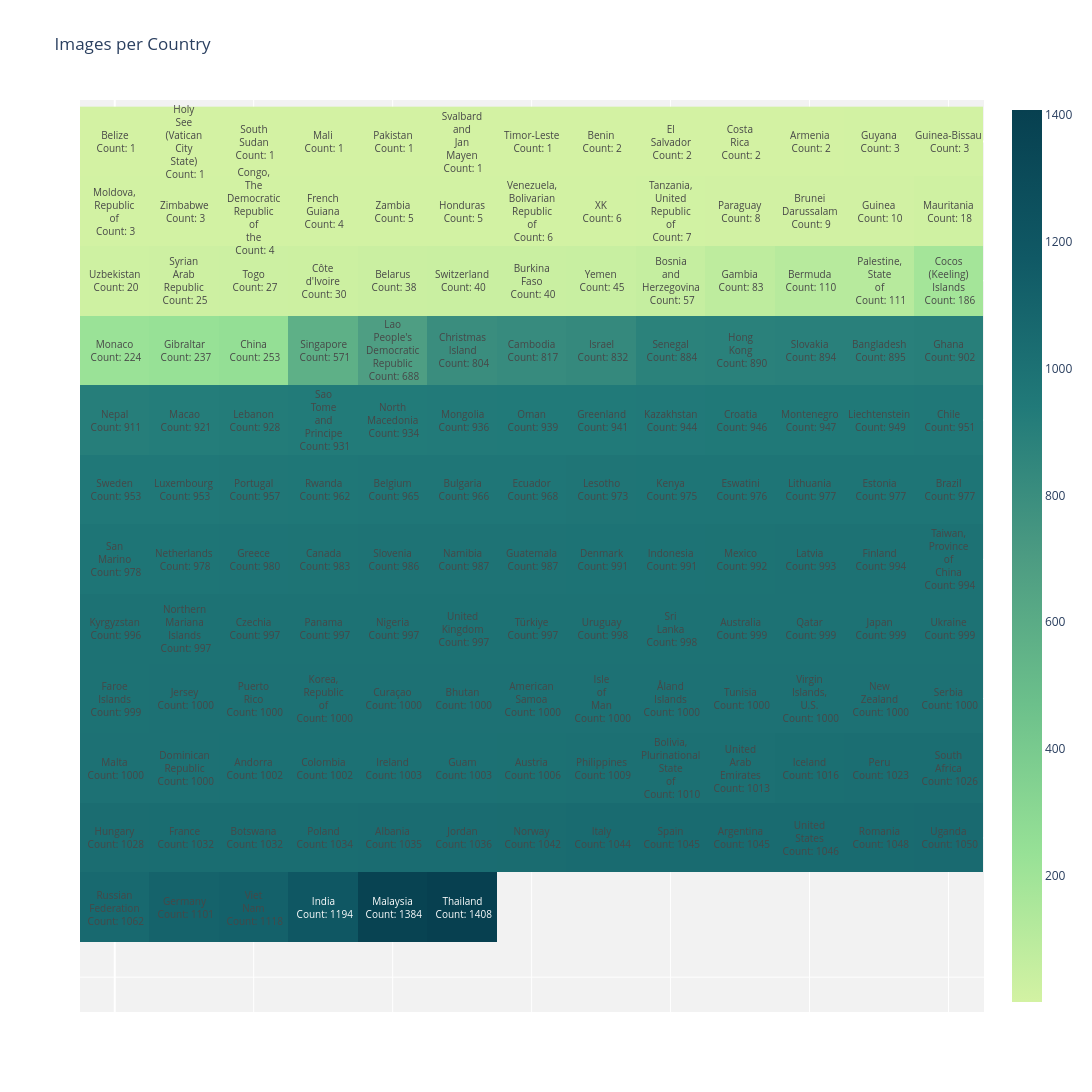

This figure's notebook cell:
### Code cell
plot_heatmap(df_data_distribution.sort_values(by='frequency', ascending=True), "Images per Country", color_threshold=0.98)

### Figure 1 — Plotly figure (JSON) as saved in the notebook; plotly's stock layout.template omitted (floating-point values rounded to 4 significant figures; data arrays with more than 128 entries replaced by an {"elided": "..."} marker saying what was removed)
{"data": [{"colorscale": [[0, "rgb(211, 242, 163)"], [0.1667, "rgb(151, 225, 150)"], [0.3333, "rgb(108, 192, 139)"], [0.5, "rgb(76, 155, 130)"], [0.6667, "rgb(33, 122, 121)"], [0.8333, "rgb(16, 89, 101)"], [1, "rgb(7, 64, 80)"]], "dx": 1, "dy": 1, "hoverinfo": "text", "text": {"elided": "169 str values"}, "type": "heatmap", "x0": 0, "y0": 0, "z": {"elided": "13x13 int values"}}], "layout": {"annotations": [{"font": {"color": "#474747", "size": 10}, "showarrow": false, "text": "Belize<br> Count: 1", "x": 0, "y": 0}, {"font": {"color": "#474747", "size": 10}, "showarrow": false, "text": "Holy<br>See<br>(Vatican<br>City<br>State)<br> Count: 1", "x": 1, "y": 0}, {"font": {"color": "#474747", "size": 10}, "showarrow": false, "text": "South<br>Sudan<br> Count: 1", "x": 2, "y": 0}, {"font": {"color": "#474747", "size": 10}, "showarrow": false, "text": "Mali<br> Count: 1", "x": 3, "y": 0}, {"font": {"color": "#474747", "size": 10}, "showarrow": false, "text": "Pakistan<br> Count: 1", "x": 4, "y": 0}, {"font": {"color": "#474747", "size": 10}, "showarrow": false, "text": "Svalbard<br>and<br>Jan<br>Mayen<br> Count: 1", "x": 5, "y": 0}, {"font": {"color": "#474747", "size": 10}, "showarrow": false, "text": "Timor-Leste<br> Count: 1", "x": 6, "y": 0}, {"font": {"color": "#474747", "size": 10}, "showarrow": false, "text": "Benin<br> Count: 2", "x": 7, "y": 0}, {"font": {"color": "#474747", "size": 10}, "showarrow": false, "text": "El<br>Salvador<br> Count: 2", "x": 8, "y": 0}, {"font": {"color": "#474747", "size": 10}, "showarrow": false, "text": "Costa<br>Rica<br> Count: 2", "x": 9, "y": 0}, {"font": {"color": "#474747", "size": 10}, "showarrow": false, "text": "Armenia<br> Count: 2", "x": 10, "y": 0}, {"font": {"color": "#474747", "size": 10}, "showarrow": false, "text": "Guyana<br> Count: 3", "x": 11, "y": 0}, {"font": {"color": "#474747", "size": 10}, "showarrow": false, "text": "Guinea-Bissau<br> Count: 3", "x": 12, "y": 0}, {"font": {"color": "#474747", "size": 10}, "showarrow": false, "text": "Moldova,<br>Republic<br>of<br> Count: 3", "x": 0, "y": 1}, {"font": {"color": "#474747", "size": 10}, "showarrow": false, "text": "Zimbabwe<br> Count: 3", "x": 1, "y": 1}, {"font": {"color": "#474747", "size": 10}, "showarrow": false, "text": "Congo,<br>The<br>Democratic<br>Republic<br>of<br>the<br> Count: 4", "x": 2, "y": 1}, {"font": {"color": "#474747", "size": 10}, "showarrow": false, "text": "French<br>Guiana<br> Count: 4", "x": 3, "y": 1}, {"font": {"color": "#474747", "size": 10}, "showarrow": false, "text": "Zambia<br> Count: 5", "x": 4, "y": 1}, {"font": {"color": "#474747", "size": 10}, "showarrow": false, "text": "Honduras<br> Count: 5", "x": 5, "y": 1}, {"font": {"color": "#474747", "size": 10}, "showarrow": false, "text": "Venezuela,<br>Bolivarian<br>Republic<br>of<br> Count: 6", "x": 6, "y": 1}, {"font": {"color": "#474747", "size": 10}, "showarrow": false, "text": "XK<br> Count: 6", "x": 7, "y": 1}, {"font": {"color": "#474747", "size": 10}, "showarrow": false, "text": "Tanzania,<br>United<br>Republic<br>of<br> Count: 7", "x": 8, "y": 1}, {"font": {"color": "#474747", "size": 10}, "showarrow": false, "text": "Paraguay<br> Count: 8", "x": 9, "y": 1}, {"font": {"color": "#474747", "size": 10}, "showarrow": false, "text": "Brunei<br>Darussalam<br> Count: 9", "x": 10, "y": 1}, {"font": {"color": "#474747", "size": 10}, "showarrow": false, "text": "Guinea<br> Count: 10", "x": 11, "y": 1}, {"font": {"color": "#474747", "size": 10}, "showarrow": false, "text": "Mauritania<br> Count: 18", "x": 12, "y": 1}, {"font": {"color": "#474747", "size": 10}, "showarrow": false, "text": "Uzbekistan<br> Count: 20", "x": 0, "y": 2}, {"font": {"color": "#474747", "size": 10}, "showarrow": false, "text": "Syrian<br>Arab<br>Republic<br> Count: 25", "x": 1, "y": 2}, {"font": {"color": "#474747", "size": 10}, "showarrow": false, "text": "Togo<br> Count: 27", "x": 2, "y": 2}, {"font": {"color": "#474747", "size": 10}, "showarrow": false, "text": "Côte<br>d'Ivoire<br> Count: 30", "x": 3, "y": 2}, {"font": {"color": "#474747", "size": 10}, "showarrow": false, "text": "Belarus<br> Count: 38", "x": 4, "y": 2}, {"font": {"color": "#474747", "size": 10}, "showarrow": false, "text": "Switzerland<br> Count: 40", "x": 5, "y": 2}, {"font": {"color": "#474747", "size": 10}, "showarrow": false, "text": "Burkina<br>Faso<br> Count: 40", "x": 6, "y": 2}, {"font": {"color": "#474747", "size": 10}, "showarrow": false, "text": "Yemen<br> Count: 45", "x": 7, "y": 2}, {"font": {"color": "#474747", "size": 10}, "showarrow": false, "text": "Bosnia<br>and<br>Herzegovina<br> Count: 57", "x": 8, "y": 2}, {"font": {"color": "#474747", "size": 10}, "showarrow": false, "text": "Gambia<br> Count: 83", "x": 9, "y": 2}, {"font": {"color": "#474747", "size": 10}, "showarrow": false, "text": "Bermuda<br> Count: 110", "x": 10, "y": 2}, {"font": {"color": "#474747", "size": 10}, "showarrow": false, "text": "Palestine,<br>State<br>of<br> Count: 111", "x": 11, "y": 2}, {"font": {"color": "#474747", "size": 10}, "showarrow": false, "text": "Cocos<br>(Keeling)<br>Islands<br> Count: 186", "x": 12, "y": 2}, {"font": {"color": "#474747", "size": 10}, "showarrow": false, "text": "Monaco<br> Count: 224", "x": 0, "y": 3}, {"font": {"color": "#474747", "size": 10}, "showarrow": false, "text": "Gibraltar<br> Count: 237", "x": 1, "y": 3}, {"font": {"color": "#474747", "size": 10}, "showarrow": false, "text": "China<br> Count: 253", "x": 2, "y": 3}, {"font": {"color": "#474747", "size": 10}, "showarrow": false, "text": "Singapore<br> Count: 571", "x": 3, "y": 3}, {"font": {"color": "#474747", "size": 10}, "showarrow": false, "text": "Lao<br>People's<br>Democratic<br>Republic<br> Count: 688", "x": 4, "y": 3}, {"font": {"color": "#474747", "size": 10}, "showarrow": false, "text": "Christmas<br>Island<br> Count: 804", "x": 5, "y": 3}, {"font": {"color": "#474747", "size": 10}, "showarrow": false, "text": "Cambodia<br> Count: 817", "x": 6, "y": 3}, {"font": {"color": "#474747", "size": 10}, "showarrow": false, "text": "Israel<br> Count: 832", "x": 7, "y": 3}, {"font": {"color": "#474747", "size": 10}, "showarrow": false, "text": "Senegal<br> Count: 884", "x": 8, "y": 3}, {"font": {"color": "#474747", "size": 10}, "showarrow": false, "text": "Hong<br>Kong<br> Count: 890", "x": 9, "y": 3}, {"font": {"color": "#474747", "size": 10}, "showarrow": false, "text": "Slovakia<br> Count: 894", "x": 10, "y": 3}, {"font": {"color": "#474747", "size": 10}, "showarrow": false, "text": "Bangladesh<br> Count: 895", "x": 11, "y": 3}, {"font": {"color": "#474747", "size": 10}, "showarrow": false, "text": "Ghana<br> Count: 902", "x": 12, "y": 3}, {"font": {"color": "#474747", "size": 10}, "showarrow": false, "text": "Nepal<br> Count: 911", "x": 0, "y": 4}, {"font": {"color": "#474747", "size": 10}, "showarrow": false, "text": "Macao<br> Count: 921", "x": 1, "y": 4}, {"font": {"color": "#474747", "size": 10}, "showarrow": false, "text": "Lebanon<br> Count: 928", "x": 2, "y": 4}, {"font": {"color": "#474747", "size": 10}, "showarrow": false, "text": "Sao<br>Tome<br>and<br>Principe<br> Count: 931", "x": 3, "y": 4}, {"font": {"color": "#474747", "size": 10}, "showarrow": false, "text": "North<br>Macedonia<br> Count: 934", "x": 4, "y": 4}, {"font": {"color": "#474747", "size": 10}, "showarrow": false, "text": "Mongolia<br> Count: 936", "x": 5, "y": 4}, {"font": {"color": "#474747", "size": 10}, "showarrow": false, "text": "Oman<br> Count: 939", "x": 6, "y": 4}, {"font": {"color": "#474747", "size": 10}, "showarrow": false, "text": "Greenland<br> Count: 941", "x": 7, "y": 4}, {"font": {"color": "#474747", "size": 10}, "showarrow": false, "text": "Kazakhstan<br> Count: 944", "x": 8, "y": 4}, {"font": {"color": "#474747", "size": 10}, "showarrow": false, "text": "Croatia<br> Count: 946", "x": 9, "y": 4}, {"font": {"color": "#474747", "size": 10}, "showarrow": false, "text": "Montenegro<br> Count: 947", "x": 10, "y": 4}, {"font": {"color": "#474747", "size": 10}, "showarrow": false, "text": "Liechtenstein<br> Count: 949", "x": 11, "y": 4}, {"font": {"color": "#474747", "size": 10}, "showarrow": false, "text": "Chile<br> Count: 951", "x": 12, "y": 4}, {"font": {"color": "#474747", "size": 10}, "showarrow": false, "text": "Sweden<br> Count: 953", "x": 0, "y": 5}, {"font": {"color": "#474747", "size": 10}, "showarrow": false, "text": "Luxembourg<br> Count: 953", "x": 1, "y": 5}, {"font": {"color": "#474747", "size": 10}, "showarrow": false, "text": "Portugal<br> Count: 957", "x": 2, "y": 5}, {"font": {"color": "#474747", "size": 10}, "showarrow": false, "text": "Rwanda<br> Count: 962", "x": 3, "y": 5}, {"font": {"color": "#474747", "size": 10}, "showarrow": false, "text": "Belgium<br> Count: 965", "x": 4, "y": 5}, {"font": {"color": "#474747", "size": 10}, "showarrow": false, "text": "Bulgaria<br> Count: 966", "x": 5, "y": 5}, {"font": {"color": "#474747", "size": 10}, "showarrow": false, "text": "Ecuador<br> Count: 968", "x": 6, "y": 5}, {"font": {"color": "#474747", "size": 10}, "showarrow": false, "text": "Lesotho<br> Count: 973", "x": 7, "y": 5}, {"font": {"color": "#474747", "size": 10}, "showarrow": false, "text": "Kenya<br> Count: 975", "x": 8, "y": 5}, {"font": {"color": "#474747", "size": 10}, "showarrow": false, "text": "Eswatini<br> Count: 976", "x": 9, "y": 5}, {"font": {"color": "#474747", "size": 10}, "showarrow": false, "text": "Lithuania<br> Count: 977", "x": 10, "y": 5}, {"font": {"color": "#474747", "size": 10}, "showarrow": false, "text": "Estonia<br> Count: 977", "x": 11, "y": 5}, {"font": {"color": "#474747", "size": 10}, "showarrow": false, "text": "Brazil<br> Count: 977", "x": 12, "y": 5}, {"font": {"color": "#474747", "size": 10}, "showarrow": false, "text": "San<br>Marino<br> Count: 978", "x": 0, "y": 6}, {"font": {"color": "#474747", "size": 10}, "showarrow": false, "text": "Netherlands<br> Count: 978", "x": 1, "y": 6}, {"font": {"color": "#474747", "size": 10}, "showarrow": false, "text": "Greece<br> Count: 980", "x": 2, "y": 6}, {"font": {"color": "#474747", "size": 10}, "showarrow": false, "text": "Canada<br> Count: 983", "x": 3, "y": 6}, {"font": {"color": "#474747", "size": 10}, "showarrow": false, "text": "Slovenia<br> Count: 986", "x": 4, "y": 6}, {"font": {"color": "#474747", "size": 10}, "showarrow": false, "text": "Namibia<br> Count: 987", "x": 5, "y": 6}, {"font": {"color": "#474747", "size": 10}, "showarrow": false, "text": "Guatemala<br> Count: 987", "x": 6, "y": 6}, {"font": {"color": "#474747", "size": 10}, "showarrow": false, "text": "Denmark<br> Count: 991", "x": 7, "y": 6}, {"font": {"color": "#474747", "size": 10}, "showarrow": false, "text": "Indonesia<br> Count: 991", "x": 8, "y": 6}, {"font": {"color": "#474747", "size": 10}, "showarrow": false, "text": "Mexico<br> Count: 992", "x": 9, "y": 6}, {"font": {"color": "#474747", "size": 10}, "showarrow": false, "text": "Latvia<br> Count: 993", "x": 10, "y": 6}, {"font": {"color": "#474747", "size": 10}, "showarrow": false, "text": "Finland<br> Count: 994", "x": 11, "y": 6}, {"font": {"color": "#474747", "size": 10}, "showarrow": false, "text": "Taiwan,<br>Province<br>of<br>China<br> Count: 994", "x": 12, "y": 6}, {"font": {"color": "#474747", "size": 10}, "showarrow": false, "text": "Kyrgyzstan<br> Count: 996", "x": 0, "y": 7}, {"font": {"color": "#474747", "size": 10}, "showarrow": false, "text": "Northern<br>Mariana<br>Islands<br> Count: 997", "x": 1, "y": 7}, {"font": {"color": "#474747", "size": 10}, "showarrow": false, "text": "Czechia<br> Count: 997", "x": 2, "y": 7}, {"font": {"color": "#474747", "size": 10}, "showarrow": false, "text": "Panama<br> Count: 997", "x": 3, "y": 7}, {"font": {"color": "#474747", "size": 10}, "showarrow": false, "text": "Nigeria<br> Count: 997", "x": 4, "y": 7}, {"font": {"color": "#474747", "size": 10}, "showarrow": false, "text": "United<br>Kingdom<br> Count: 997", "x": 5, "y": 7}, {"font": {"color": "#474747", "size": 10}, "showarrow": false, "text": "Türkiye<br> Count: 997", "x": 6, "y": 7}, {"font": {"color": "#474747", "size": 10}, "showarrow": false, "text": "Uruguay<br> Count: 998", "x": 7, "y": 7}, {"font": {"color": "#474747", "size": 10}, "showarrow": false, "text": "Sri<br>Lanka<br> Count: 998", "x": 8, "y": 7}, {"font": {"color": "#474747", "size": 10}, "showarrow": false, "text": "Australia<br> Count: 999", "x": 9, "y": 7}, {"font": {"color": "#474747", "size": 10}, "showarrow": false, "text": "Qatar<br> Count: 999", "x": 10, "y": 7}, {"font": {"color": "#474747", "size": 10}, "showarrow": false, "text": "Japan<br> Count: 999", "x": 11, "y": 7}, {"font": {"color": "#474747", "size": 10}, "showarrow": false, "text": "Ukraine<br> Count: 999", "x": 12, "y": 7}, {"font": {"color": "#474747", "size": 10}, "showarrow": false, "text": "Faroe<br>Islands<br> Count: 999", "x": 0, "y": 8}, {"font": {"color": "#474747", "size": 10}, "showarrow": false, "text": "Jersey<br> Count: 1000", "x": 1, "y": 8}, {"font": {"color": "#474747", "size": 10}, "showarrow": false, "text": "Puerto<br>Rico<br> Count: 1000", "x": 2, "y": 8}, {"font": {"color": "#474747", "size": 10}, "showarrow": false, "text": "Korea,<br>Republic<br>of<br> Count: 1000", "x": 3, "y": 8}, {"font": {"color": "#474747", "size": 10}, "showarrow": false, "text": "Curaçao<br> Count: 1000", "x": 4, "y": 8}, {"font": {"color": "#474747", "size": 10}, "showarrow": false, "text": "Bhutan<br> Count: 1000", "x": 5, "y": 8}, {"font": {"color": "#474747", "size": 10}, "showarrow": false, "text": "American<br>Samoa<br> Count: 1000", "x": 6, "y": 8}, {"font": {"color": "#474747", "size": 10}, "showarrow": false, "text": "Isle<br>of<br>Man<br> Count: 1000", "x": 7, "y": 8}, {"font": {"color": "#474747", "size": 10}, "showarrow": false, "text": "Åland<br>Islands<br> Count: 1000", "x": 8, "y": 8}, {"font": {"color": "#474747", "size": 10}, "showarrow": false, "text": "Tunisia<br> Count: 1000", "x": 9, "y": 8}, {"font": {"color": "#474747", "size": 10}, "showarrow": false, "text": "Virgin<br>Islands,<br>U.S.<br> Count: 1000", "x": 10, "y": 8}, {"font": {"color": "#474747", "size": 10}, "showarrow": false, "text": "New<br>Zealand<br> Count: 1000", "x": 11, "y": 8}, {"font": {"color": "#474747", "size": 10}, "showarrow": false, "text": "Serbia<br> Count: 1000", "x": 12, "y": 8}, {"font": {"color": "#474747", "size": 10}, "showarrow": false, "text": "Malta<br> Count: 1000", "x": 0, "y": 9}, {"font": {"color": "#474747", "size": 10}, "showarrow": false, "text": "Dominican<br>Republic<br> Count: 1000", "x": 1, "y": 9}, {"font": {"color": "#474747", "size": 10}, "showarrow": false, "text": "Andorra<br> Count: 1002", "x": 2, "y": 9}, {"font": {"color": "#474747", "size": 10}, "showarrow": false, "text": "Colombia<br> Count: 1002", "x": 3, "y": 9}, {"font": {"color": "#474747", "size": 10}, "showarrow": false, "text": "Ireland<br> Count: 1003", "x": 4, "y": 9}, {"font": {"color": "#474747", "size": 10}, "showarrow": false, "text": "Guam<br> Count: 1003", "x": 5, "y": 9}, {"font": {"color": "#474747", "size": 10}, "showarrow": false, "text": "Austria<br> Count: 1006", "x": 6, "y": 9}, {"font": {"color": "#474747", "size": 10}, "showarrow": false, "text": "Philippines<br> Count: 1009", "x": 7, "y": 9}, {"font": {"color": "#474747", "size": 10}, "showarrow": false, "text": "Bolivia,<br>Plurinational<br>State<br>of<br> Count: 1010", "x": 8, "y": 9}, {"font": {"color": "#474747", "size": 10}, "showarrow": false, "text": "United<br>Arab<br>Emirates<br> Count: 1013", "x": 9, "y": 9}, {"font": {"color": "#474747", "size": 10}, "showarrow": false, "text": "Iceland<br> Count: 1016", "x": 10, "y": 9}, {"font": {"color": "#474747", "size": 10}, "showarrow": false, "text": "Peru<br> Count: 1023", "x": 11, "y": 9}, {"font": {"color": "#474747", "size": 10}, "showarrow": false, "text": "South<br>Africa<br> Count: 1026", "x": 12, "y": 9}, {"font": {"color": "#474747", "size": 10}, "showarrow": false, "text": "Hungary<br> Count: 1028", "x": 0, "y": 10}, {"font": {"color": "#474747", "size": 10}, "showarrow": false, "text": "France<br> Count: 1032", "x": 1, "y": 10}, {"font": {"color": "#474747", "size": 10}, "showarrow": false, "text": "Botswana<br> Count: 1032", "x": 2, "y": 10}, {"font": {"color": "#474747", "size": 10}, "showarrow": false, "text": "Poland<br> Count: 1034", "x": 3, "y": 10}, {"font": {"color": "#474747", "size": 10}, "showarrow": false, "text": "Albania<br> Count: 1035", "x": 4, "y": 10}, {"font": {"color": "#474747", "size": 10}, "showarrow": false, "text": "Jordan<br> Count: 1036", "x": 5, "y": 10}, {"font": {"color": "#474747", "size": 10}, "showarrow": false, "text": "Norway<br> Count: 1042", "x": 6, "y": 10}, {"font": {"color": "#474747", "size": 10}, "showarrow": false, "text": "Italy<br> Count: 1044", "x": 7, "y": 10}, {"font": {"color": "#474747", "size": 10}, "showarrow": false, "text": "Spain<br> Count: 1045", "x": 8, "y": 10}, {"font": {"color": "#474747", "size": 10}, "showarrow": false, "text": "Argentina<br> Count: 1045", "x": 9, "y": 10}, {"font": {"color": "#474747", "size": 10}, "showarrow": false, "text": "United<br>States<br> Count: 1046", "x": 10, "y": 10}, {"font": {"color": "#474747", "size": 10}, "showarrow": false, "text": "Romania<br> Count: 1048", "x": 11, "y": 10}, {"font": {"color": "#474747", "size": 10}, "showarrow": false, "text": "Uganda<br> Count: 1050", "x": 12, "y": 10}, {"font": {"color": "#474747", "size": 10}, "showarrow": false, "text": "Russian<br>Federation<br> Count: 1062", "x": 0, "y": 11}, {"font": {"color": "#474747", "size": 10}, "showarrow": false, "text": "Germany<br> Count: 1101", "x": 1, "y": 11}, {"font": {"color": "#474747", "size": 10}, "showarrow": false, "text": "Viet<br>Nam<br> Count: 1118", "x": 2, "y": 11}, {"font": {"color": "white", "size": 10}, "showarrow": false, "text": "India<br> Count: 1194", "x": 3, "y": 11}, {"font": {"color": "white", "size": 10}, "showarrow": false, "text": "Malaysia<br> Count: 1384", "x": 4, "y": 11}, {"font": {"color": "white", "size": 10}, "showarrow": false, "text": "Thailand<br> Count: 1408", "x": 5, "y": 11}], "height": 1200, "plot_bgcolor": "rgba(0,0,0,0.05)", "title": {"text": "Images per Country"}, "width": 1200, "xaxis": {"showticklabels": false}, "yaxis": {"autorange": "reversed", "showticklabels": false}}}
